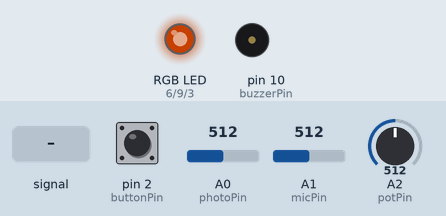
Bench run of a sketch on a simulated Arduino Uno, built with avr-gcc and run on an emulated ATmega328P. Shown: an RGB LED mixed from three pins (HIGH = lit), buzzer (waves = sounding, pin HIGH). Dashed ring = blinking. Inputs (shaded band) come from the test bench; at power-on: A0 (photoPin) = 512, pin 2 (buttonPin) LOW, A2 (potPin) = 512, A1 (micPin) = 512. Dim RGB values are drawn brighter than linear.

Above: at 1.2 s.
1.3 s: A0 (photoPin) fed a 200 Hz sine of ±255 counts around its level
4.3 s: A0 (photoPin) set to 490
7.3 s: pin 2 (buttonPin) pulled HIGH for 0.15 s
At 8.4 s:
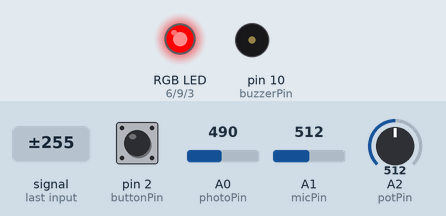
8.9 s: A1 (micPin) fed a 200 Hz sine of ±255 counts around its level
At 9.3 s:
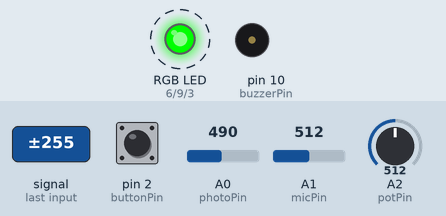
11.9 s: pin 2 (buttonPin) pulled HIGH for 1 s
At 13.2 s:
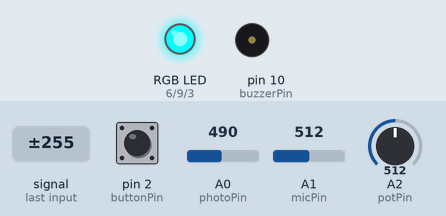
14.4 s: A2 (potPin) set to 716
At 14.8 s:
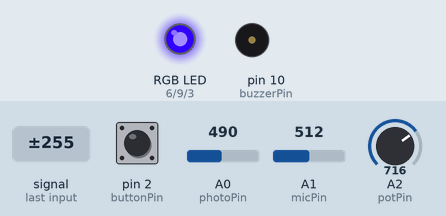
Timing chart, 0 to 16.9 s (numbered marks = the images above; inputs shaded):
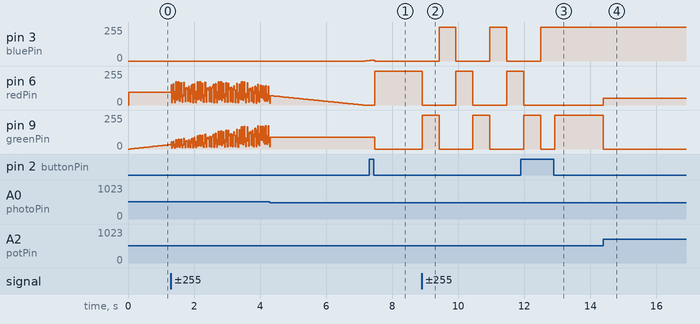

Measured:
- after the input at 7.3 s, pin 6 (redPin): 0/255 → 255/255 after 0.17 s; pin 9 (greenPin): 89/255 → 0/255 after 0.17 s
- after the input at 8.9 s, pin 3 (bluePin): alternates 255/255 for 0.51 s and 0/255 for 1.0 s, starting after 0.52 s; pin 6 (redPin), pin 9 (greenPin): alternates 255/255 for 0.51 s and 0/255 for 1.0 s, starting at once
- after the input at 11.9 s, pin 3 (bluePin): goes on until 12.5 s, then stays 255/255; pin 6 (redPin): goes on until 12.0 s, then stays 0/255
- after the input at 14.4 s, pin 6 (redPin): 0/255 → 50/255 at once; pin 9 (greenPin): 254/255 → 0/255 at once

The sketch:

A1.ino
```cpp
#include "src/pitches/pitches.h"
#include "src/RGBConverter/RGBConverter.h"

// Clock
unsigned int currentTime = 0;

// Photoresistor
int photoPin = A0;
int photoLevel = 0;
float brightness = 0;

void photoToBrightness()
{
  photoLevel = analogRead(photoPin);
  int ledLevel = map(photoLevel, 200, 1023, 0, 255);
  ledLevel = constrain(ledLevel, 0, 255);
  brightness = ledLevel / 255.0;
}

// RGB LED
int redPin = 6;
int greenPin = 9;
int bluePin = 3;

RGBConverter _rgbConverter;
int hue_interval = 20; // interval in ms between incrementing hues
byte rgb_max = 255;

byte rgb[3];
int lastFadeTimestamp = 0;

float hue = 0; //hue varies between 0 - 1
float step = 0.001f;


void setColor(int red, int green, int blue, float brightness = 1)
{
  analogWrite(redPin, red * brightness);
  analogWrite(greenPin, green * brightness);
  analogWrite(bluePin, blue * brightness);
}

void crossFade(float brightness=1)
{
  if (currentTime - lastFadeTimestamp > hue_interval)
  {
    _rgbConverter.hslToRgb(hue, 1, 0.5, rgb);
    setColor(rgb[0], rgb[1], rgb[2], brightness);
    hue += step;

    if(hue > 1.0){
      hue = 0;
    }

    lastFadeTimestamp = currentTime;
  }
}

void analogHue(int analogSignal) {
  hue = analogSignal / 1023.0;
  _rgbConverter.hslToRgb(hue, 1, 0.5, rgb);
  setColor(rgb[0], rgb[1], rgb[2], 1);
}

void writeRed(float brightness = 1) {
  analogWrite(redPin, 255 * brightness);
  analogWrite(greenPin, 0);
  analogWrite(bluePin, 0);
}

void writeGreen(float brightness = 1) {
  analogWrite(redPin, 0);
  analogWrite(greenPin, 255 * brightness);
  analogWrite(bluePin, 0);
}

void writeBlue(float brightness = 1) {
  analogWrite(redPin, 0);
  analogWrite(greenPin, 0);
  analogWrite(bluePin, 255 * brightness);
}

// Microphone
int micPin = A1;
double micVoltage = 0;
unsigned int lastVoltageTimestamp = 0;
unsigned int signalMax = 0;
unsigned int signalMin = 1024;

unsigned int claps = 0;
int detectingClaps = 0;
int lastClapTimestamp = 0;

void processMicrophone()
{
  int sample = analogRead(micPin);
  if (sample < 1024)
  {
    if (sample > signalMax)
    {
      signalMax = sample;
    }

    if (sample < signalMin)
    {
      signalMin = sample;
    }
  }

  if (currentTime - lastVoltageTimestamp > 50) {
    int peakToPeak = signalMax - signalMin;
    micVoltage = (peakToPeak * 5.0) / 1024;
    signalMax = 0;
    signalMin = 1024;
    lastVoltageTimestamp = currentTime;
    if (detectingClaps)
    {
      processClaps();
    }
  }
}

void processClaps()
{
  if (micVoltage > 2.3)
  {
    if (currentTime - lastClapTimestamp > 500)
    {
      claps++;
      int color = claps % 3;
      if (color == 0)
      {
        writeRed();
      }
      else if (color == 1)
      {
        writeGreen();
      }
      else if (color == 2)
      {
        writeBlue();
      }
      lastClapTimestamp = currentTime;
    }
  }
}

// Buzzer
int buzzerPin = 10;

void playNote(int note, int duration = 1000) {
  tone(buzzerPin, note, duration);
}

unsigned int melody[] = {NOTE_A4, NOTE_A4, NOTE_FS5, NOTE_FS5, NOTE_FS5, NOTE_G5, NOTE_G5, NOTE_FS5, NOTE_E5, NOTE_A4,
 NOTE_A4, NOTE_FS5, NOTE_FS5, NOTE_A6, NOTE_AS6, NOTE_AS6, NOTE_AS6, NOTE_G5, NOTE_B4, NOTE_AS4, NOTE_AS6, NOTE_AS6, NOTE_AS6,
 NOTE_C6, NOTE_B6, NOTE_AS6, NOTE_GS5, NOTE_GS5, NOTE_B6, NOTE_AS6, NOTE_GS5, NOTE_FS5, NOTE_F5, NOTE_FS5, NOTE_GS5, NOTE_FS5, NOTE_GS5,
 NOTE_AS6, NOTE_F5
};
float durations[] = {.25, .25, .25, 2.25, .25, .25, .125, .125, 2.25, .25,
 .25, .25, 2.25, .25, .25, .125, .125, 2.25, .25, .25, .25, 2.25, .25,
 .25, .125, .125, 2.25, .25, .25, .125, .125, 1.25, .125, .125, .25, .125, .125,
 2, 1.5
};

int melodyLength = sizeof(melody) / sizeof(unsigned int);
int noteIndex = 0;
int playDuration = 0;
int lastNoteTimestamp = 0;
int baseNoteDuration = 1000;
int baseNoteGap = 30;

void resetPlayback() {
  noteIndex = 0;
  playDuration = durations[noteIndex] * baseNoteDuration;
  lastNoteTimestamp = currentTime;
  playNote(melody[noteIndex], playDuration);
}

void playSong()
{
  if (currentTime - lastNoteTimestamp > playDuration + baseNoteGap) {
    noteIndex++;
    if (noteIndex >= melodyLength) {
      noteIndex = 0;
    }
    playDuration = durations[noteIndex] * baseNoteDuration;
    lastNoteTimestamp = currentTime;
    playNote(melody[noteIndex], playDuration);
    hue = map(melody[noteIndex], NOTE_A4, NOTE_AS6, 1, 1023);
    analogHue(hue);
  }
}

// Mode
int mode = 0;
int previousMode = 0;

void incrementMode() {
  mode++;
  if (mode > 3) {
    mode = 0;
  }
}

// Mode Button

int buttonPin = 2;

int debounceWindow = 20;
int debounceStartTime = 0;
int previousButtonState = 0;

int previousDebouncedButtonState = 0;
int debouncedButtonState = 0;


void debounceButton() {
  // Get current raw button state
  int currentButtonState = digitalRead(buttonPin);

  // Check for change
  if (currentButtonState != previousButtonState) {
    debounceStartTime = currentTime;
  }

  // If raw state stable for debounce debounceWindow, update debounced states
  if (currentTime - debounceStartTime > debounceWindow) {
    previousDebouncedButtonState = debouncedButtonState;
    debouncedButtonState = currentButtonState;
  }

  // Update raw states
  previousButtonState = currentButtonState;
}

int wasModeButtonClicked() {
  if (previousDebouncedButtonState != debouncedButtonState) {
    if (previousButtonState == 0) {
      return 1;
    }
  }
  return 0;
}

// Potentiometer
int potPin = A2;
int potValue = 0;

void readPotentiometer() {
  potValue = analogRead(potPin);
}

void setup() {
  pinMode(redPin, OUTPUT);
  pinMode(greenPin, OUTPUT);
  pinMode(bluePin, OUTPUT);
  pinMode(buttonPin, INPUT);
  pinMode(photoPin, INPUT);
  pinMode(micPin, INPUT);
  pinMode(potPin, INPUT);
  pinMode(buzzerPin, OUTPUT);

  // Serial.begin(9600);
}

void loop() {
  // Process Clock
  currentTime = millis();

  // Process Photoresitor
  photoLevel = analogRead(A0);
  photoToBrightness();

  // Process Microphone
  processMicrophone();

  // Process Potentiometer
  readPotentiometer();

  // Process Mode Button
  debounceButton();
  int clicked = wasModeButtonClicked();

  // Dispatch Mode
  if (clicked == 1)
  {
    incrementMode();
  }

  detectingClaps = 0;

  if (mode == 0) {
    crossFade(brightness);
  }
  else if (mode == 1)
  {
    if (previousMode != mode) {
      writeRed();
    }
    detectingClaps = 1;
  }
  else if (mode == 2)
  {
    analogHue(potValue);
  }
  else if (mode == 3) {
     if (previousMode != mode) {
      resetPlayback();
    }
    playSong();
  }

  previousMode = mode;
}
```

RGBConverter.cpp
```cpp
/*
 * RGBConverter.h - Arduino library for converting between RGB, HSV and HSL
 *
 * Ported from the Javascript at http://mjijackson.com/2008/02/rgb-to-hsl-and-rgb-to-hsv-color-model-conversion-algorithms-in-javascript
 * The hard work was Michael's, all the bugs are mine.
 *
 * Robert Atkins, December 2010 (ratkins_at_fastmail_dot_fm).
 *
 * https://github.com/ratkins/RGBConverter
 *
 */
#include "RGBConverter.h"

/**
 * Converts an RGB color value to HSL. Conversion formula
 * adapted from http://en.wikipedia.org/wiki/HSL_color_space.
 * Assumes r, g, and b are contained in the set [0, 255] and
 * returns h, s, and l in the set [0, 1].
 *
 * @param   Number  r       The red color value
 * @param   Number  g       The green color value
 * @param   Number  b       The blue color value
 * @return  Array           The HSL representation
 */
void RGBConverter::rgbToHsl(byte r, byte g, byte b, double hsl[]) {
    double rd = (double) r/255;
    double gd = (double) g/255;
    double bd = (double) b/255;
    double max = threeway_max(rd, gd, bd);
    double min = threeway_min(rd, gd, bd);
    double h, s, l = (max + min) / 2;

    if (max == min) {
        h = s = 0; // achromatic
    } else {
        double d = max - min;
        s = l > 0.5 ? d / (2 - max - min) : d / (max + min);
        if (max == rd) {
            h = (gd - bd) / d + (gd < bd ? 6 : 0);
        } else if (max == gd) {
            h = (bd - rd) / d + 2;
        } else if (max == bd) {
            h = (rd - gd) / d + 4;
        }
        h /= 6;
    }
    hsl[0] = h;
    hsl[1] = s;
    hsl[2] = l;
}

/**
 * Converts an HSL color value to RGB. Conversion formula
 * adapted from http://en.wikipedia.org/wiki/HSL_color_space.
 * Assumes h, s, and l are contained in the set [0, 1] and
 * returns r, g, and b in the set [0, 255].
 *
 * @param   Number  h       The hue
 * @param   Number  s       The saturation
 * @param   Number  l       The lightness
 * @return  Array           The RGB representation
 */
void RGBConverter::hslToRgb(double h, double s, double l, byte rgb[]) {
    double r, g, b;

    if (s == 0) {
        r = g = b = l; // achromatic
    } else {
        double q = l < 0.5 ? l * (1 + s) : l + s - l * s;
        double p = 2 * l - q;
        r = RGBConverter::hue2rgb(p, q, h + 1/3.0);
        g = RGBConverter::hue2rgb(p, q, h);
        b = RGBConverter::hue2rgb(p, q, h - 1/3.0);
    }

    rgb[0] = r * 255;
    rgb[1] = g * 255;
    rgb[2] = b * 255;
}

/**
 * Converts an RGB color value to HSV. Conversion formula
 * adapted from http://en.wikipedia.org/wiki/HSV_color_space.
 * Assumes r, g, and b are contained in the set [0, 255] and
 * returns h, s, and v in the set [0, 1].
 *
 * @param   Number  r       The red color value
 * @param   Number  g       The green color value
 * @param   Number  b       The blue color value
 * @return  Array           The HSV representation
 */
void RGBConverter::rgbToHsv(byte r, byte g, byte b, double hsv[]) {
    double rd = (double) r/255;
    double gd = (double) g/255;
    double bd = (double) b/255;
    double max = threeway_max(rd, gd, bd), min = threeway_min(rd, gd, bd);
    double h, s, v = max;

    double d = max - min;
    s = max == 0 ? 0 : d / max;

    if (max == min) {
        h = 0; // achromatic
    } else {
        if (max == rd) {
            h = (gd - bd) / d + (gd < bd ? 6 : 0);
        } else if (max == gd) {
            h = (bd - rd) / d + 2;
        } else if (max == bd) {
            h = (rd - gd) / d + 4;
        }
        h /= 6;
    }

    hsv[0] = h;
    hsv[1] = s;
    hsv[2] = v;
}

/**
 * Converts an HSV color value to RGB. Conversion formula
 * adapted from http://en.wikipedia.org/wiki/HSV_color_space.
 * Assumes h, s, and v are contained in the set [0, 1] and
 * returns r, g, and b in the set [0, 255].
 *
 * @param   Number  h       The hue
 * @param   Number  s       The saturation
 * @param   Number  v       The value
 * @return  Array           The RGB representation
 */
void RGBConverter::hsvToRgb(double h, double s, double v, byte rgb[]) {
    double r, g, b;

    int i = int(h * 6);
    double f = h * 6 - i;
    double p = v * (1 - s);
    double q = v * (1 - f * s);
    double t = v * (1 - (1 - f) * s);

    switch(i % 6){
        case 0: r = v, g = t, b = p; break;
        case 1: r = q, g = v, b = p; break;
        case 2: r = p, g = v, b = t; break;
        case 3: r = p, g = q, b = v; break;
        case 4: r = t, g = p, b = v; break;
        case 5: r = v, g = p, b = q; break;
    }

    rgb[0] = r * 255;
    rgb[1] = g * 255;
    rgb[2] = b * 255;
}

double RGBConverter::threeway_max(double a, double b, double c) {
    return max(a, max(b, c));
}

double RGBConverter::threeway_min(double a, double b, double c) {
    return min(a, min(b, c));
}

double RGBConverter::hue2rgb(double p, double q, double t) {
    if(t < 0) t += 1;
    if(t > 1) t -= 1;
    if(t < 1/6.0) return p + (q - p) * 6 * t;
    if(t < 1/2.0) return q;
    if(t < 2/3.0) return p + (q - p) * (2/3.0 - t) * 6;
    return p;
}
```

RGBConverter.h
```cpp
/*
 * RGBConverter.h - Arduino library for converting between RGB, HSV and HSL
 *
 * Ported from the Javascript at http://mjijackson.com/2008/02/rgb-to-hsl-and-rgb-to-hsv-color-model-conversion-algorithms-in-javascript
 * The hard work was Michael's, all the bugs are mine.
 *
 * Robert Atkins, December 2010 (ratkins_at_fastmail_dot_fm).
 *
 * https://github.com/ratkins/RGBConverter
 *
 */
#ifndef RGBConverter_h
#define RGBConverter_h

#if (ARDUINO >= 100)
 #include <Arduino.h>
#else
 #include <Arduino.h>
#endif

class RGBConverter {

public:
    /**
     * Converts an RGB color value to HSL. Conversion formula
     * adapted from http://en.wikipedia.org/wiki/HSL_color_space.
     * Assumes r, g, and b are contained in the set [0, 255] and
     * returns h, s, and l in the set [0, 1].
     *
     * @param   byte    r       The red color value
     * @param   byte    g       The green color value
     * @param   byte    b       The blue color value
     * @param   double  hsl[]   The HSL representation
     */
    void rgbToHsl(byte r, byte g, byte b, double hsl[]);

    /**
     * Converts an HSL color value to RGB. Conversion formula
     * adapted from http://en.wikipedia.org/wiki/HSL_color_space.
     * Assumes h, s, and l are contained in the set [0, 1] and
     * returns r, g, and b in the set [0, 255].
     *
     * @param   double  h       The hue
     * @param   double  s       The saturation
     * @param   double  l       The lightness
     * @return  byte    rgb[]   The RGB representation
     */
    void hslToRgb(double h, double s, double l, byte rgb[]);

    /**
     * Converts an RGB color value to HSV. Conversion formula
     * adapted from http://en.wikipedia.org/wiki/HSV_color_space.
     * Assumes r, g, and b are contained in the set [0, 255] and
     * returns h, s, and v in the set [0, 1].
     *
     * @param   byte  r       The red color value
     * @param   byte  g       The green color value
     * @param   byte  b       The blue color value
     * @return  double hsv[]  The HSV representation
     */
    void rgbToHsv(byte r, byte g, byte b, double hsv[]);

    /**
     * Converts an HSV color value to RGB. Conversion formula
     * adapted from http://en.wikipedia.org/wiki/HSV_color_space.
     * Assumes h, s, and v are contained in the set [0, 1] and
     * returns r, g, and b in the set [0, 255].
     *
     * @param   double  h       The hue
     * @param   double  s       The saturation
     * @param   double  v       The value
     * @return  byte    rgb[]   The RGB representation
     */
    void hsvToRgb(double h, double s, double v, byte rgb[]);

private:
    double threeway_max(double a, double b, double c);
    double threeway_min(double a, double b, double c);
    double hue2rgb(double p, double q, double t);
};

#endif
```

pitches.h
```cpp
/*************************************************

 * Public Constants from Offical Arduino Tutorial on Melody: https://www.arduino.cc/en/Tutorial/BuiltInExamples/toneMelody

 *************************************************/

#define NOTE_B0  31
#define NOTE_C1  33
#define NOTE_CS1 35
#define NOTE_D1  37
#define NOTE_DS1 39
#define NOTE_E1  41
#define NOTE_F1  44
#define NOTE_FS1 46
#define NOTE_G1  49
#define NOTE_GS1 52
#define NOTE_A1  55
#define NOTE_AS1 58
#define NOTE_B1  62
#define NOTE_C2  65
#define NOTE_CS2 69
#define NOTE_D2  73
#define NOTE_DS2 78
#define NOTE_E2  82
#define NOTE_F2  87
#define NOTE_FS2 93
#define NOTE_G2  98
#define NOTE_GS2 104
#define NOTE_A2  110
#define NOTE_AS2 117
#define NOTE_B2  123
#define NOTE_C3  131
#define NOTE_CS3 139
#define NOTE_D3  147
#define NOTE_DS3 156
#define NOTE_E3  165
#define NOTE_F3  175
#define NOTE_FS3 185
#define NOTE_G3  196
#define NOTE_GS3 208
#define NOTE_A3  220
#define NOTE_AS3 233
#define NOTE_B3  247
#define NOTE_C4  262
#define NOTE_CS4 277
#define NOTE_D4  294
#define NOTE_DS4 311
#define NOTE_E4  330
#define NOTE_F4  349
#define NOTE_FS4 370
#define NOTE_G4  392
#define NOTE_GS4 415
#define NOTE_A4  440
#define NOTE_AS4 466
#define NOTE_B4  494
#define NOTE_C5  523
#define NOTE_CS5 554
#define NOTE_D5  587
#define NOTE_DS5 622
#define NOTE_E5  659
#define NOTE_F5  698
#define NOTE_FS5 740
#define NOTE_G5  784
#define NOTE_GS5 831
#define NOTE_A5  880
#define NOTE_AS5 932
#define NOTE_B5  988
#define NOTE_C6  1047
#define NOTE_CS6 1109
#define NOTE_D6  1175
#define NOTE_DS6 1245
#define NOTE_E6  1319
#define NOTE_F6  1397
#define NOTE_FS6 1480
#define NOTE_G6  1568
#define NOTE_GS6 1661
#define NOTE_A6  1760
#define NOTE_AS6 1865
#define NOTE_B6  1976
#define NOTE_C7  2093
#define NOTE_CS7 2217
#define NOTE_D7  2349
#define NOTE_DS7 2489
#define NOTE_E7  2637
#define NOTE_F7  2794
#define NOTE_FS7 2960
#define NOTE_G7  3136
#define NOTE_GS7 3322
#define NOTE_A7  3520
#define NOTE_AS7 3729
#define NOTE_B7  3951
#define NOTE_C8  4186
#define NOTE_CS8 4435
#define NOTE_D8  4699
#define NOTE_DS8 4978
```
